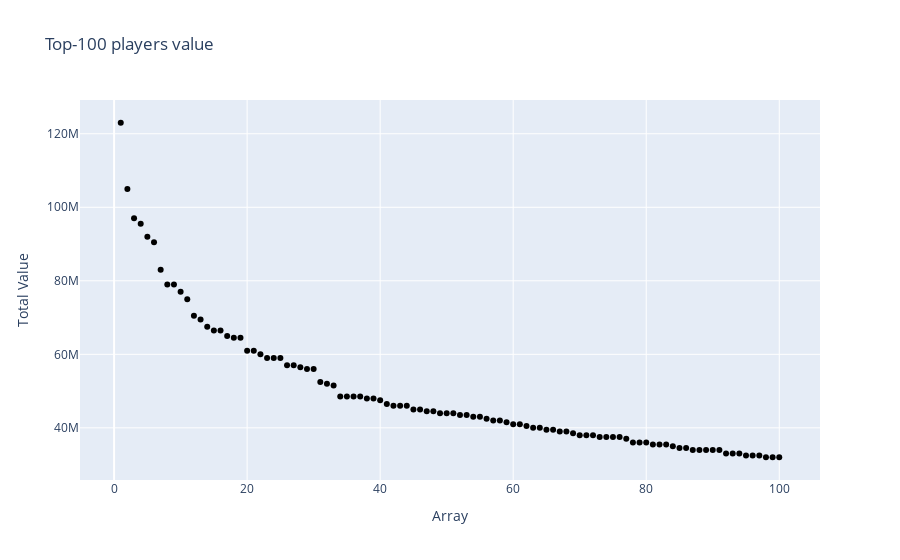

Notebook source saved alongside this figure:
### Markdown cell above
Let's show the most valuable football players.

Here we can see how much the best 100 players were bought by the club.

### Code cell
top100players = ds.groupby('Name')['Value_numbers'].max().sort_values(ascending = False).head(100)

trace = Scatter(
    x = ds.Index,
    y = top100players,
    text = ds.Name,
    marker = dict(color = 'black'),
    mode = 'markers'
)

data = [trace]
layout = Layout(
    title = 'Top-100 players value',
    xaxis = dict(title = 'Array'),
    yaxis = dict(title = 'Total Value')
)

fig = Figure(data = data, layout = layout)
offline.iplot(fig)

### Figure 1 — Plotly figure (JSON) as saved in the notebook; plotly's stock layout.template omitted (floating-point values rounded to 4 significant figures; data arrays with more than 128 entries replaced by an {"elided": "..."} marker saying what was removed)
{"data": [{"marker": {"color": "black"}, "mode": "markers", "text": {"elided": "17981 str values"}, "type": "scatter", "x": {"elided": "17981 int values"}, "y": [123000000, 105000000, 97000000, 95500000, 92000000, 90500000, 83000000, 79000000, 79000000, 77000000, 75000000, 70500000, 69500000, 67500000, 66500000, 66500000, 65000000, 64500000, 64500000, 61000000, 61000000, 60000000, 59000000, 59000000, 59000000, 57000000, 57000000, 56500000, 56000000, 56000000, 52500000, 52000000, 51500000, 48500000, 48500000, 48500000, 48500000, 48000000, 48000000, 47500000, 46500000, 46000000, 46000000, 46000000, 45000000, 45000000, 44500000, 44500000, 44000000, 44000000, 44000000, 43500000, 43500000, 43000000, 43000000, 42500000, 42000000, 42000000, 41500000, 41000000, 41000000, 40500000, 40000000, 40000000, 39500000, 39500000, 39000000, 39000000, 38500000, 38000000, 38000000, 38000000, 37500000, 37500000, 37500000, 37500000, 37000000, 36000000, 36000000, 36000000, 35500000, 35500000, 35500000, 35000000, 34500000, 34500000, 34000000, 34000000, 34000000, 34000000, 34000000, 33000000, 33000000, 33000000, 32500000, 32500000, 32500000, 32000000, 32000000, 32000000]}], "layout": {"title": {"text": "Top-100 players value"}, "xaxis": {"title": {"text": "Array"}}, "yaxis": {"title": {"text": "Total Value"}}}}
